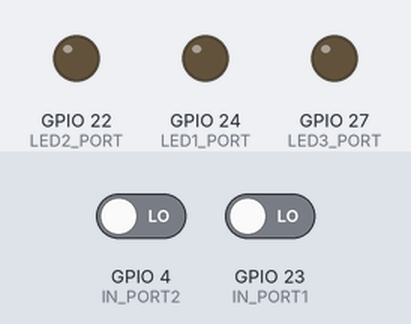
Simulated run of this program. Board: Raspberry Pi (BCM pin numbers). On the bench: output pins drawn as LEDs (lit = HIGH). Dashed ring = blinking. Inputs (shaded band) come from the test bench; at power-on: GPIO 23 (IN_PORT1) LOW, GPIO 4 (IN_PORT2) LOW. Threads take turns every 2 ms.

Above: at 1.2 s.
1.3 s: GPIO 23 (IN_PORT1) driven HIGH
At 1.4 s:
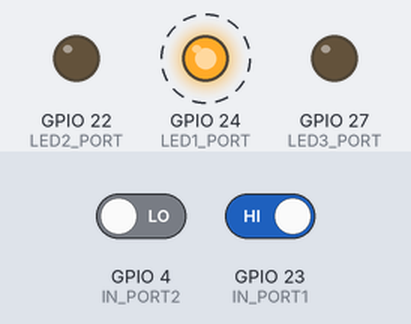
At 1.8 s:
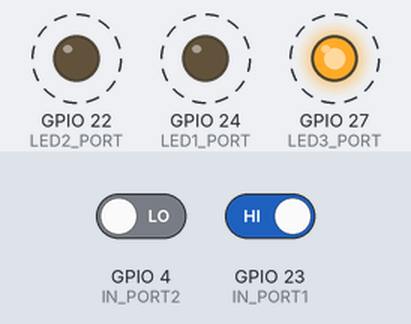
4.3 s: GPIO 4 (IN_PORT2) driven HIGH
At 5.4 s:
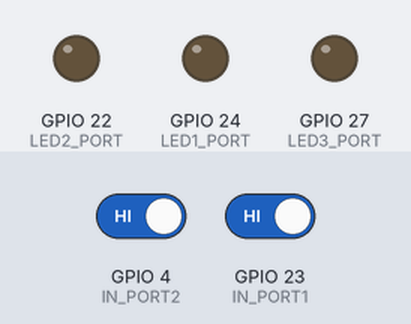
Timing chart, 0 to 7.3 s (numbered marks = the images above; inputs shaded):
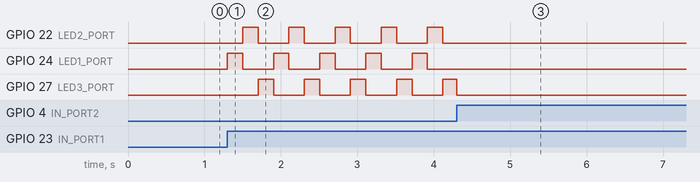

The program:

led_test.py
```python
#!/usr/bin/python
# test input buttons and outputs (leds)

import RPi.GPIO as GPIO
import subprocess, time, sys, threading
from sgei_gpio import OUT_3LEDS

IN_PORT1 = 23       # Input-Button 1 (battery defective)
IN_PORT2 = 4        # Input-Button 2 (drill)
LED = None          # LED object
LED1_PORT = 24      # GPIO-BCM Port (LED green MODE 1)
LED2_PORT = 22      # GPIO-BCM Port (LED green MODE 2)
LED3_PORT = 27      # GPIO-BCM Port (LED green MODE 3)
LED_TIME = 0.2      # ON/OFF time

# Initialize GPIO, BMC pin number
GPIO.setwarnings(False)
GPIO.setmode(GPIO.BCM)
GPIO.setup(IN_PORT1, GPIO.IN)
GPIO.setup(IN_PORT2, GPIO.IN)
GPIO.setup(LED1_PORT, GPIO.OUT)
GPIO.setup(LED2_PORT, GPIO.OUT)
GPIO.setup(LED3_PORT, GPIO.OUT)

# initial output value
GPIO.output(LED1_PORT, GPIO.LOW)
GPIO.output(LED2_PORT, GPIO.LOW)
GPIO.output(LED3_PORT, GPIO.LOW)

# Interrupt routine for button1
def button1ISR(pin):
  global STATE, LED, LED1_PORT, LED2_PORT, LED3_PORT, LED_TIME

  # button pressed
  if (GPIO.input(pin)):

    if LED is None:
      LED = OUT_3LEDS(LED1_PORT, LED2_PORT, LED3_PORT, LED_TIME)
      LED.start()

  # button released
  else:
    pass

# Interrupt routine for button2
def button2ISR(pin):
  global STATE, LED

  # button pressed
  if (GPIO.input(pin)):

    if not LED is None:
      LED.stop()
      LED = None

  # button released
  else:
    pass

# Switch on the interrupt for the buttons
GPIO.add_event_detect(IN_PORT1, GPIO.RISING, callback=button1ISR)
GPIO.add_event_detect(IN_PORT2, GPIO.RISING, callback=button2ISR)

while True:
  try:
    time.sleep(300)
  except KeyboardInterrupt:

    if not LED is None:
      LED.stop()
      LED = None

    GPIO.cleanup()

    print ("\nBye")
    sys.exit(0)
```

sgei_gpio.py
```python
import threading
import RPi.GPIO as GPIO

class OUT_BLINK():

  def __init__(self, port, time):
    self.thread = None
    self.event = None
    self.port = port
    self.time = time

  def __action(self):
    while True:
      GPIO.output(self.port, GPIO.HIGH)
      self.event.wait(self.time)
      if self.event.isSet():
        break

      GPIO.output(self.port, GPIO.LOW)
      self.event.wait(self.time)
      if self.event.isSet():
        break

    GPIO.output(self.port, GPIO.LOW)

  def start(self):
    self.event = threading.Event()
    self.thread = threading.Thread(target = self.__action)
    self.thread.setDaemon(True)
    self.thread.start()

  def stop(self):
    if not self.thread is None:
     try:
       self.event.set()
       self.thread.join()

     finally:
       self.thread = None
       self.event = None

class OUT_3LEDS():

  def __init__(self, port1, port2, port3, time):
    self.thread = None
    self.event = None
    self.port1 = port1
    self.port2 = port2
    self.port3 = port3
    self.time = time

  def __action(self):
    while True:
      GPIO.output(self.port1, GPIO.HIGH)
      GPIO.output(self.port2, GPIO.LOW)
      GPIO.output(self.port3, GPIO.LOW)
      self.event.wait(self.time)
      if self.event.isSet():
        break

      GPIO.output(self.port1, GPIO.LOW)
      GPIO.output(self.port2, GPIO.HIGH)
      GPIO.output(self.port3, GPIO.LOW)
      self.event.wait(self.time)
      if self.event.isSet():
        break

      GPIO.output(self.port1, GPIO.LOW)
      GPIO.output(self.port2, GPIO.LOW)
      GPIO.output(self.port3, GPIO.HIGH)
      self.event.wait(self.time)
      if self.event.isSet():
        break

    GPIO.output(self.port1, GPIO.LOW)
    GPIO.output(self.port2, GPIO.LOW)
    GPIO.output(self.port3, GPIO.LOW)

  def start(self):
    self.event = threading.Event()
    self.thread = threading.Thread(target = self.__action)
    self.thread.setDaemon(True)
    self.thread.start()

  def stop(self):
    if not self.thread is None:
     try:
       self.event.set()
       self.thread.join()

     finally:
       self.thread = None
       self.event = None
```

Measured:
- after the input at 1.3 s, GPIO 22 (LED2_PORT): alternates HIGH for 0.20 s and LOW for 0.40 s, starting after 0.20 s; GPIO 24 (LED1_PORT): alternates HIGH for 0.20 s and LOW for 0.40 s, starting at once; GPIO 27 (LED3_PORT): alternates HIGH for 0.20 s and LOW for 0.40 s, starting after 0.40 s
- after the input at 4.3 s, GPIO 22 (LED2_PORT), GPIO 24 (LED1_PORT): stops changing and stays LOW; GPIO 27 (LED3_PORT): goes on until 4.3 s, then stays LOW
